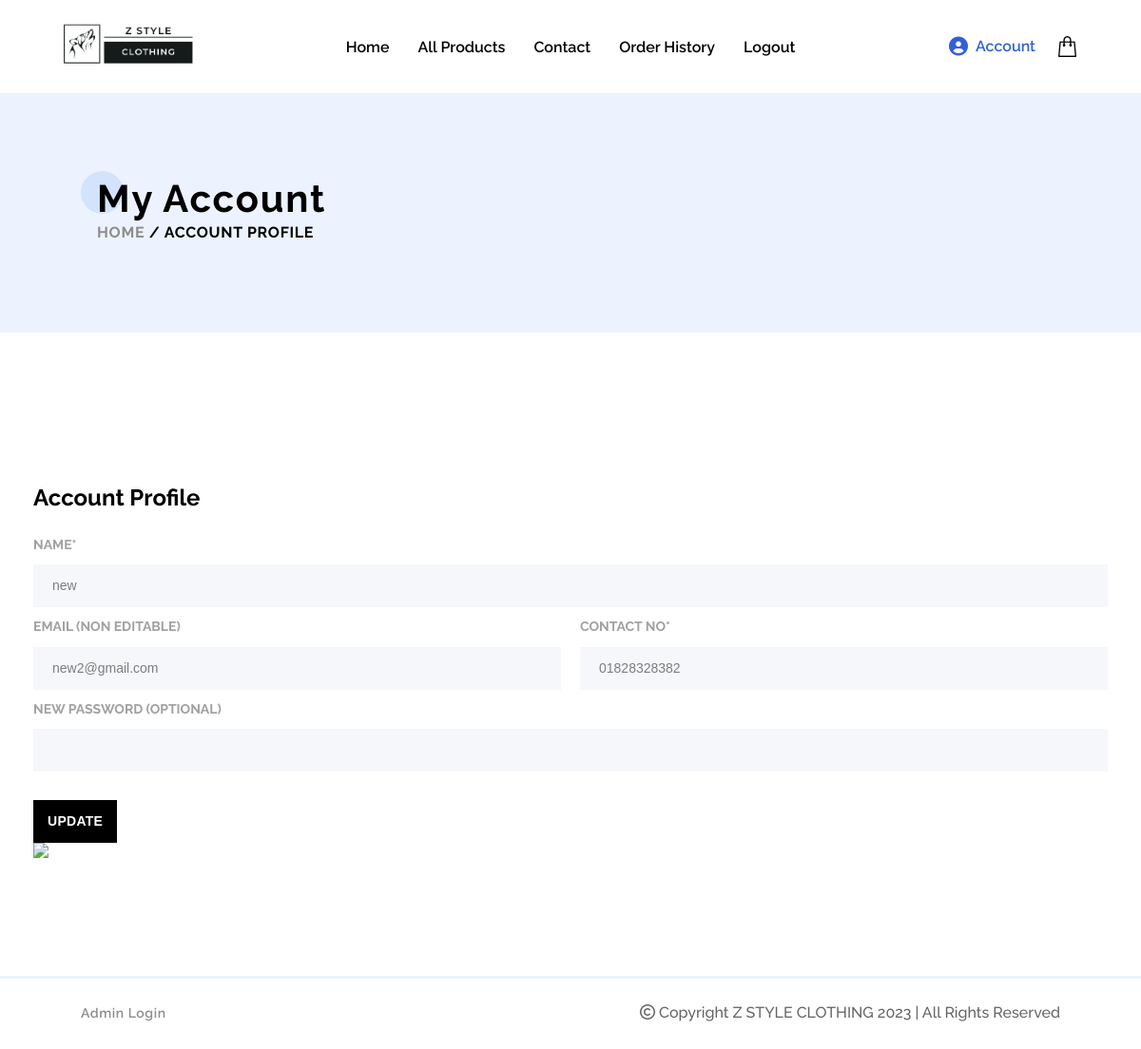
The page /account.php (signed in) on the database its author committed.
### tables this page shows
CREATE TABLE `user` (
  `user_id` int(11) NOT NULL,
  `user_email` varchar(255) NOT NULL,
  `user_name` varchar(255) NOT NULL,
  `user_password` varchar(255) NOT NULL,
  `user_contact` varchar(255) NOT NULL,
  `user_delivery` text,
  `user_created` datetime NOT NULL
);

### account.php (the view, shortened to what this page needs)
<!DOCTYPE html>
<html lang="en">
    <head>
        <link rel="stylesheet" href="https://cdnjs.cloudflare.com/ajax/libs/font-awesome/6.4.0/css/all.min.css" />
        <link rel="stylesheet" href="css/common.css"/>
        <link rel="stylesheet" href="css/form.css"/>
    </head>
    <body>
        <?php include 'component/topbar.php'; ?>
        <section class="page-header">
            <div class="box">
                <div class="title-row">
                    <span class="round-shape"></span>
                    <h2 class="banner-title">My Account</h2>
                </div>
                <div class="bread-crumb">
                    <a href="index.php">Home</a> / Account Profile
                </div>
            </div>
        </section>
        <section class="checkout-section">
            <div class="container">
                <div class="checkout-box">
                    <div class="left">
                        <div class="billing-fields">
                            <h3>Account Profile</h3>
                            <?php
                                  $sqlE = "SELECT user_id, user_email, user_name, user_contact FROM user WHERE user_id = '$cid'";
                                  $resultE = mysqli_query($conn, $sqlE);
                                  $rowE = mysqli_fetch_assoc($resultE);
                            ?>
                            <form action="function.php" method="POST">
                                <div class="row">
                                        <div class="colFull">
                                            <label>Name*</label>
                                            <input placeholder="" name="name" type="text" value="<?php echo $rowE['user_name']; ?>" required>
                                        </div>
                                        <div class="colHalf">
                                            <label>Email (Non Editable)</label>
                                            <input placeholder="" name="email" type="email" value="<?php echo $rowE['user_email']; ?>" disabled>
                                        </div>
                                        <div class="colHalf">
                                            <label>Contact No*</label>
                                            <input placeholder="" name="mobile" type="number" value="<?php echo $rowE['user_contact']; ?>" required>
                                        </div>
                                        <div class="colFull">
                                            <label>New Password (Optional)</label>
                                            <input placeholder="" name="password" type="password">
                                        </div>
                                        <div class="auth-btn">
                                            <button type="submit" class="button" name="update-user">Update</button>
                                        </div>
                                </div>
                            </form>
                        </div>
                    </div>
                    <div class="right">
                        <img src="images/ico-2.jpg" style="width: 100%;" />
                    </div>
                </div>
            </div>
        </section>
        <?php include 'component/footer.php'; ?>
    </body>
</html>

### css/common.css (style rules this page uses)
body, html { margin: 0; background: #ffffff; font-family: 'Raleway', sans-serif; scroll-behavior: smooth; }
h1, h2, h3, h4, h5, h6, p { margin: 0; }
.page-header { position: relative; background: #ecf3ff; padding: 93px 0 98px; }
.page-header .box { padding: 0px 8.5%; position: relative; }
.page-header .box .title-row { position: relative; }
.round-shape { display: block; width: 45px; height: 45px; background: #d3e3fc; border-radius: 50%; animation: halfBounce 2s infinite; animation-delay: .1s; position: absolute; left: -17px; top: -11px; z-index: 1; }
.banner-title { font-size: 40px; line-height: 36px; color: #000000; letter-spacing: 1.8px; margin: 0 0 12px; position: relative; z-index: 2; font-weight: 700 !important; }
.bread-crumb { font-size: 16px; line-height: .8; color: #000000; font-weight: 700; text-transform: uppercase; letter-spacing: .7px; position: relative; z-index: 2; }
.bread-crumb a { color: #8e8d8d; text-decoration: none; }

### css/form.css (style rules this page uses)
.container { max-width: 100%; margin: auto; }
@media only screen and (min-width: 1200px) { .container { max-width: 1170px; } }
.checkout-section { position: relative; padding: 120px 0; }
.checkout-box { display: -ms-flexbox; display: flex; -ms-flex-wrap: wrap; flex-wrap: wrap; padding: 0 20px; }
.checkout-box .left, .checkout-box .right { -ms-flex: 0 0 50%; flex: 0 0 50%; max-width: 50%; }
@media only screen and (max-width: 1249px) { .checkout-box .left, .checkout-box .right { -ms-flex: 0 0 100%; flex: 0 0 100%; max-width: 100%; } }
.billing-fields { position: relative; margin: 30px 0 0; }
.billing-fields h3 { font-size: 24px; line-height: 48px; margin-bottom: 20px; }
.row { display: -ms-flexbox; display: flex; -ms-flex-wrap: wrap; flex-wrap: wrap; width: 100%; justify-content: space-between; }
.colFull { width: 100%; }
.colHalf { width: calc(100% /2 - 10px); }
.billing-fields label { font-size: 14px; line-height: .8; color: #a1a1a1; font-weight: 700; text-transform: uppercase; display: block; margin: 0 0 15px; }
.billing-fields input { width: -webkit-fill-available; height: 45px; background: #f6f7fb; padding: 0 20px; font-size: 14px; line-height: 45px; color: #7d7d7d; border: none; outline: none; margin: 0 0 15px; }
.auth-btn { position: relative; }
.auth-btn button, .auth-btn .button { height: 45px; border: none; text-align: center; display: inline-block; font-size: 14px; font-weight: 700; line-height: 45px; padding: 0 15px; letter-spacing: .28px; width: 100%; margin-top: 15px; text-transform: uppercase; background: #000; color: #fff; -webkit-transition: all 0.4s ease; -o-transition: all 0.4s ease; transition: all 0.4s ease; cursor: pointer; }

### rows shown on the page
user: name "new", email "new2@gmail.com", mobile "01828328382"
